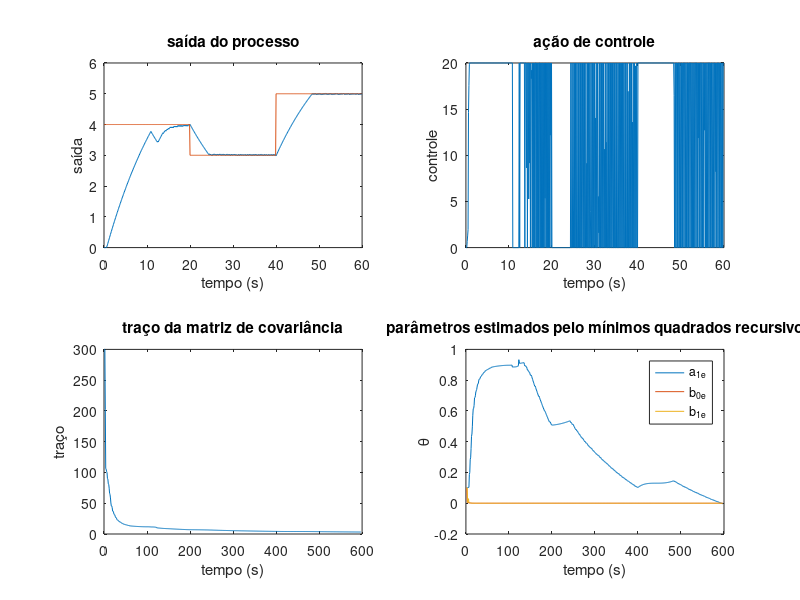

Reproduce this figure in MATLAB.
% Programa original em Matlab disponibilizado pelo professor
% Controlador PI adaptativo indireto de Camacho et al. (1992)
clear all
close all
clc
 
A = 0.15;   % parâmetro de projeto do controlador (a ser otimizado)
 
% iniciação dos parâmetros dos mínimos quadrados recursivo
tetac   = [0.1  0.1  0.1];                     % estimativa inicial para os valores de a's e b's
niter   = 600;                                     % número de iterações
Minic   = 100;                                    % matriz de covariância inicial
M       = Minic * eye(size(tetac,2));    % iniciação da matriz de covariância

% foram estipuladas 3 referências diferentes (análise de comportamento servo)
yr(1,001:200)   = 4;    % referência (valor desejado para a saída do processo)
yr(1,201:400)   = 3;    % referência (valor desejado para a saída do processo)
yr(1,401:niter) = 5;    % referência (valor desejado para a saída do processo)
 
% escalonamento de acordo com a mudança de referência (usa no ITAE)
r( 001: 200)   = 1; 
r( 201: 400)   = 2; 
r( 401: niter) = 3; 
 
y(1,1:3)    = 0;      % inicia a saída do processo
dy(1,1:3)   = 0;      % inicia a variação da saída do processo
u(1,1:3)    = 0;      % inicia a ação de controle
du(1,1:3)   = 0;      % inicia a variação da ação de controle

e(1,1:3)      = 0;      % inicia o erro do modelo incremental Deltay
erro(1,1:3)  = 0;      % inicia o erro do modelo posicional y
d                = 4;      % inicia o laço principal
ts               = 0.1;    % período de amostragem
u_max       = 20;     % limite máximo para a ação de controle
u_min        = 0;      % limite mínimo para a ação de controle
 
ITAE            = zeros(size(unique(r),2),1);   % no. de refs diferentes x niter

% laço principal
for k = d:niter       % controlar para niter iterações (amostras)
   
   % saída do processo, y
   y(k) = 0.0025*u(k-1) + 0.9936*y(k-1);     % processo bola e tubo
   % variação da saída  (modelo incremental em vez de posicional)
   dy(k) = y(k) - y(k-1);
 
   %- início ------------------------------- MQR
   % vetor de regressores para o mínimos quadrados recursivo
   psi = [dy(k-1) du(k-2) du(k-3)];
   % erro do modelo matemático estimado para o real (modelo incremental)
   erro(k) = dy(k) -  psi*tetac';  
   % atualização das equações dos mínimos quadrados recursivo
   ganho = M*psi'/(1 + psi*M*psi');
   tetac = tetac + ganho'*erro(k);
   M     = (M - M*psi'*psi*M / (1 +psi*M*psi'));
   TM(k) = trace(M);       % soma elementos da diagonal principal

   % atualiza vetor de estimativas 
   a1(k) = tetac(1);   
   b0(k) = tetac(2);    
   b1(k) = tetac(3);
   guarda_tetac(k,:) = tetac;
   %- final ------------------------------- MQR
 
   e(k)  = yr(k) - y(k);     % erro da saída do processo 
  
   % cálculo da lei de controle (ver artigo do Camacho)
   g0(k) = A*A*(1-A) / [A*b0(k)+b1(k)];
   du(k) = g0(k) * [e(k) - a1(k)*e(k-1)];
   % ação de controle INCREMENTAL a ser aplicada ao processo
   u(k)  = u(k-1) + du(k);
   % saturador (limita os valores de ação de controle)
   if u(k) > u_max,          u(k) = u_max;       end   
   if u(k) < u_min,          u(k) = u_min;       end   
   
   if r(k) ~= r(k-1)
     ITAE(r(k)) = 0;    
   end

   ITAE(r(k)) = ITAE(r(k)) + (k-d+1)*abs(erro(k));

end
%--------------------- resultados
mostra_resultados = 1;
if mostra_resultados
    fprintf('Controlador PI adaptativo indireto de Camacho et al. (1992):\n');
     fprintf('\nA: %f\n',A);
    % critérios de desempenho
    % IAE: Integral of Absolute Error
    fprintf('\nIAE  = %f\n', sum( abs (erro(d:niter)) ));
    %  ITAE: Integral of Time multiply by Absolute Error
    fprintf('\nITAE = %f\n', sum(ITAE));
    % Variância do sinal de controle
    fprintf('\nVariância do sinal de controle = %f\n\n\n', var(u(d:niter)));
   
    % gráficos 
    figure(1);     t = (0:ts:niter*ts-ts)';
    subplot(2,2,1), plot(t,y,t,yr),title('saída do processo'); ylabel('saída'),xlabel('tempo (s)');
    subplot(2,2,2), plot(t,u), title ('ação de controle'); ylabel('controle'),xlabel('tempo (s)');
    
    subplot(2,2,3), plot(1:length(TM(d:niter)),TM(d:niter)), 
                    title ('traço da matriz de covariância'); ylabel('traço'),xlabel('tempo (s)');
    subplot(2,2,4), plot(1:length(guarda_tetac(d:niter)),guarda_tetac(d:niter,:)), 
                    title ('parâmetros estimados pelo mínimos quadrados recursivo'); ylabel('\theta'),xlabel('tempo (s)');
                    legend('a_1_e','b_0_e','b_1_e');
end
 


   
   